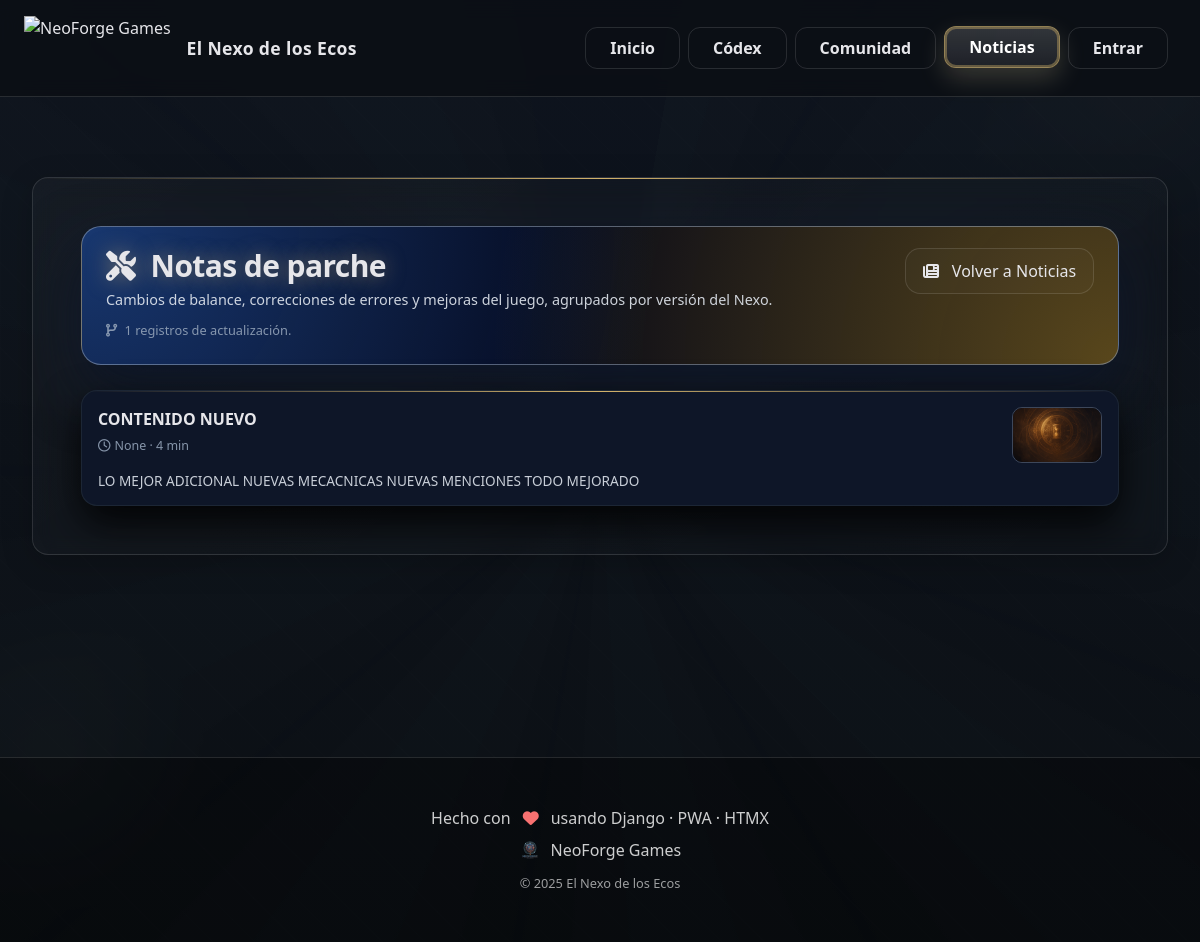
The page /noticias/parche/ on the database its author committed.
### news/models.py (models this page shows, shortened)
class NewsArticle(models.Model):
    STATUS = (
        ("draft", "Borrador"),
        ("scheduled", "Programado"),
        ("published", "Publicado"),
    )
    title = models.CharField(max_length=160)
    slug = models.SlugField(max_length=180, unique=True)
    summary = models.TextField(blank=True, default="")
    body = models.TextField(help_text="Contenido (puedes usar HTML simple)")
    author = models.ForeignKey(User, on_delete=models.SET_NULL, null=True, blank=True, related_name="news")
    category = models.ForeignKey(Category, on_delete=models.SET_NULL, null=True, blank=True, related_name="articles")
    tags = models.ManyToManyField(Tag, blank=True, related_name="articles")
    hero_image = models.ImageField(upload_to=upload_news_media, blank=True, null=True)
    banner_image = models.ImageField(upload_to=upload_news_media, blank=True, null=True)
    video_url = models.URLField(blank=True, default="", help_text="YouTube, Vimeo o .mp4/.webm directo")
    gallery = models.ManyToManyField(Asset, blank=True, related_name="news_articles")
    status = models.CharField(max_length=10, choices=STATUS, default="draft")
    publish_at = models.DateTimeField(blank=True, null=True, help_text="Si se programa, se publicará a esta hora")
    pin_home = models.BooleanField(default=False, help_text="Destacar en portada de noticias")
    is_patch_notes = models.BooleanField(default=False, help_text="Marcar como 'Notas del parche'")
    version = models.CharField(max_length=40, blank=True, default="", help_text="v1.2.0 (opcional)")
    reading_time = models.PositiveIntegerField(default=4, help_text="Minutos estimados")
    created = models.DateTimeField(auto_now_add=True)
    updated = models.DateTimeField(auto_now=True)
    class Meta:
        ordering = ["-publish_at", "-created"]
    def get_absolute_url(self):
        return reverse("news:detail", args=[self.slug])

### news/views.py (the view)
# urls.py: path("parche/", views.patch_notes, name="patch_notes"),
def patch_notes(request):
    qs = NewsArticle.objects.filter(is_patch_notes=True, status="published").order_by("-publish_at", "-created")
    p = Paginator(qs, 12).get_page(request.GET.get("page"))
    return render(request, "news/patch_notes.html", {"page_obj": p})

### templates/news/patch_notes.html (shortened to what this page needs)
{% extends "base.html" %}
{% load humanize %}
{% block content %}
<section id="patch-notes-page" class="section">
  <header class="patch-hero">
    <div class="patch-hero-main">
      <h1 class="h1-glow text-2xl md:text-3xl">
        <i class="fa-solid fa-screwdriver-wrench mr-2"></i> Notas de parche
      </h1>
      <p class="patch-hero-sub">
        Cambios de balance, correcciones de errores y mejoras del juego,
        agrupados por versión del Nexo.
      </p>
      <p class="patch-hero-meta">
        <i class="fa-solid fa-code-branch mr-1"></i>
        {{ page_obj.paginator.count }} registros de actualización.
      </p>
    </div>
    <div class="patch-hero-side">
      <a href="{% url 'news:index' %}" class="btn-ghost">
        <i class="fa-solid fa-newspaper mr-1"></i> Volver a Noticias
      </a>
    </div>
  </header>
  <section class="patch-list">
    {% for a in page_obj %}
      <a class="card patch-card" href="{{ a.get_absolute_url }}">
        <div class="patch-head">
          <div>
            <h3 class="patch-title">{{ a.title }}</h3>
            <p class="patch-meta">
              <i class="fa-regular fa-clock mr-1"></i>{{ a.publish_at|naturaltime }} · {{ a.reading_time }} min
            </p>
          </div>
          {% if a.hero_image %}
            <div class="patch-thumb">
              <img src="{{ a.hero_image.url }}" alt="">
            </div>
          {% endif %}
        </div>
        {% if a.summary %}
          <p class="patch-summary line-clamp-3">{{ a.summary }}</p>
        {% endif %}
      </a>
    {% empty %}
      <p class="text-white/60">No hay notas de parche aún.</p>
    {% endfor %}
  </section>
</section>
{% endblock %}

### static/css/theme.css (style rules this page uses)
:root { --coal:#0b0f14; --ink:#0f1520; --text:#e6e6ea; --line:rgba(255,255,255,.12); --accent:#d2b26a; --brand:#a88bd4; --space-xs:.5rem; --space-sm:1rem; --space-md:1.5rem; --space-lg:2rem; --space-xl:3rem; --radius-sm:.5rem; --radius-md:.75rem; --radius-lg:1rem; --transition-fast:.2s ease; --transition-normal:.3s ease; --transition-slow:.5s ease; }
html[data-domain="tiempo"] { --accent:#d2b26a; --brand:#f2dfa9; }
* { box-sizing:border-box; margin:0; padding:0 }
html,body { height:100% }
body { background:var(--coal); color:var(--text); font-family: ui-sans-serif,system-ui,-apple-system,BlinkMacSystemFont,'Segoe UI',Roboto,sans-serif; line-height:1.6; overflow-x:hidden; }
.btn-ghost { display:inline-flex; align-items:center; gap:.55rem; padding:.62rem 1.05rem; border-radius:.95rem; color:var(--text); border:1px solid var(--line); text-decoration:none; background:rgba(255,255,255,.02); transition:all var(--transition-fast) }
.section { margin:var(--space-xl) 0; padding:var(--space-xl); border-radius:var(--radius-lg); border:1px solid var(--line); background:linear-gradient(145deg,rgba(255,255,255,.03),rgba(255,255,255,.01)); backdrop-filter:blur(10px); box-shadow:0 8px 32px rgba(0,0,0,.2); position:relative; overflow:hidden }
.section::before { content:''; position:absolute; top:0; left:0; right:0; height:1px; background:linear-gradient(90deg,transparent,var(--accent),transparent) }
.card { background:linear-gradient(145deg,rgba(255,255,255,.04),rgba(255,255,255,.02)); padding:var(--space-lg); border-radius:var(--radius-md); border:1px solid var(--line); backdrop-filter:blur(10px); transition:all var(--transition-normal); position:relative; overflow:hidden }
.card::before { content:''; position:absolute; top:0; left:0; right:0; height:1px; background:linear-gradient(90deg,transparent,var(--accent),transparent) }
.h1-glow { font-weight:800; letter-spacing:-.02em; text-shadow:0 0 20px color-mix(in oklab,var(--accent) 50%,transparent) }

### templates/news/patch_notes.html (style rules this page uses)
#patch-notes-page .patch-hero { border-radius:20px; padding:1.3rem 1.5rem 1.5rem; border:1px solid rgba(148,163,184,.55); background: radial-gradient(circle at top left,rgba(59,130,246,.4),transparent 55%), radial-gradient(circle at bottom right,rgba(251,191,36,.35),transparent 60%), #020617; box-shadow:0 24px 60px rgba(15,23,42,.95); display:flex; justify-content:space-between; gap:1.25rem; align-items:flex-start; margin-bottom:1.6rem; }
#patch-notes-page .patch-hero-main h1 { margin:0 0 .35rem; }
#patch-notes-page .patch-hero-sub { color:rgba(226,232,240,.9); font-size:.9rem; }
#patch-notes-page .patch-hero-meta { margin-top:.6rem; font-size:.8rem; color:rgba(148,163,184,.9); }
#patch-notes-page .patch-hero-side { display:flex; flex-direction:column; align-items:flex-end; gap:.4rem; }
#patch-notes-page .patch-list { display:grid; grid-template-columns:repeat(auto-fit,minmax(260px,1fr)); gap:1.1rem; }
#patch-notes-page .patch-card { border-radius:16px; padding:1rem 1rem .9rem; background:rgba(15,23,42,.97); border:1px solid rgba(31,41,55,.9); box-shadow:0 18px 40px rgba(0,0,0,.85); transition:transform .18s ease, box-shadow .18s ease, border-color .18s ease; }
#patch-notes-page .patch-head { display:flex; justify-content:space-between; gap:.8rem; align-items:flex-start; }
#patch-notes-page .patch-title { font-size:1rem; font-weight:600; }
#patch-notes-page .patch-meta { margin-top:.35rem; font-size:.78rem; color:rgba(148,163,184,.9); }
#patch-notes-page .patch-thumb { width:90px; height:56px; border-radius:10px; overflow:hidden; border:1px solid rgba(148,163,184,.35); flex-shrink:0; }
#patch-notes-page .patch-thumb img { width:100%; height:100%; object-fit:cover; }
#patch-notes-page .patch-summary { margin-top:.45rem; font-size:.85rem; color:rgba(226,232,240,.88); }

### rows shown on the page
NewsArticle: title "CONTENIDO NUEVO", publish_at "None", reading_time "4", hero_image (picture), summary "LO MEJOR ADICIONAL NUEVAS MECACNICAS NUEVAS MENCIONES TODO MEJORADO"

### other values the page prints
{{ page_obj.paginator.count }} "1"
